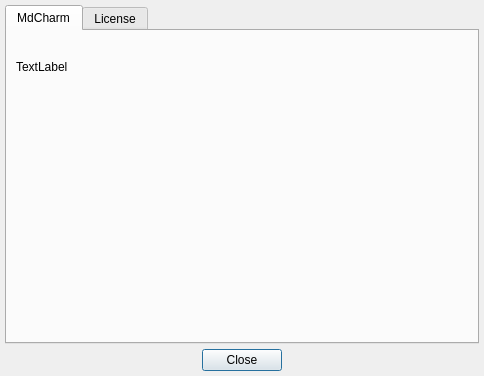
<?xml version="1.0" encoding="UTF-8"?>
<ui version="4.0">
 <class>AboutMdCharmDialog</class>
 <widget class="QDialog" name="AboutMdCharmDialog">
  <property name="geometry">
   <rect>
    <x>0</x>
    <y>0</y>
    <width>484</width>
    <height>376</height>
   </rect>
  </property>
  <property name="windowTitle">
   <string>About MdCharm...</string>
  </property>
  <layout class="QVBoxLayout" name="verticalLayout">
   <property name="spacing">
    <number>5</number>
   </property>
   <property name="margin">
    <number>5</number>
   </property>
   <item>
    <widget class="QTabWidget" name="infoTabWidget">
     <property name="currentIndex">
      <number>0</number>
     </property>
     <widget class="QWidget" name="tab">
      <attribute name="title">
       <string>MdCharm</string>
      </attribute>
      <layout class="QVBoxLayout" name="verticalLayout_2">
       <item>
        <widget class="QLabel" name="logoLabel">
         <property name="text">
          <string/>
         </property>
         <property name="pixmap">
          <pixmap resource="../../res/MdCharm.qrc">:/mdcharm-splash.png</pixmap>
         </property>
         <property name="scaledContents">
          <bool>true</bool>
         </property>
        </widget>
       </item>
       <item>
        <widget class="QLabel" name="versionLabel">
         <property name="text">
          <string>TextLabel</string>
         </property>
         <property name="wordWrap">
          <bool>true</bool>
         </property>
        </widget>
       </item>
       <item>
        <spacer name="verticalSpacer">
         <property name="orientation">
          <enum>Qt::Vertical</enum>
         </property>
         <property name="sizeHint" stdset="0">
          <size>
           <width>20</width>
           <height>40</height>
          </size>
         </property>
        </spacer>
       </item>
      </layout>
     </widget>
     <widget class="QWidget" name="Licenseab">
      <attribute name="title">
       <string>License</string>
      </attribute>
      <layout class="QVBoxLayout" name="verticalLayout_3">
       <property name="spacing">
        <number>0</number>
       </property>
       <property name="margin">
        <number>0</number>
       </property>
       <item>
        <widget class="QPlainTextEdit" name="licensePlainTextEdit">
         <property name="acceptDrops">
          <bool>false</bool>
         </property>
         <property name="frameShape">
          <enum>QFrame::NoFrame</enum>
         </property>
         <property name="undoRedoEnabled">
          <bool>false</bool>
         </property>
         <property name="readOnly">
          <bool>true</bool>
         </property>
         <property name="plainText">
          <string>PCRE LICENCE
------------

PCRE is a library of functions to support regular expressions whose syntax
and semantics are as close as possible to those of the Perl 5 language.

Release 8 of PCRE is distributed under the terms of the &quot;BSD&quot; licence, as
specified below. The documentation for PCRE, supplied in the &quot;doc&quot;
directory, is distributed under the same terms as the software itself.

The basic library functions are written in C and are freestanding. Also
included in the distribution is a set of C++ wrapper functions, and a
just-in-time compiler that can be used to optimize pattern matching. These
are both optional features that can be omitted when the library is built.


THE BASIC LIBRARY FUNCTIONS
---------------------------

Written by:       Philip Hazel
Email local part: ph10
Email domain:     cam.ac.uk

University of Cambridge Computing Service,
Cambridge, England.

Copyright (c) 1997-2012 University of Cambridge
All rights reserved.


PCRE JUST-IN-TIME COMPILATION SUPPORT
-------------------------------------

Written by:       Zoltan Herczeg
Email local part: hzmester
Emain domain:     freemail.hu

Copyright(c) 2010-2012 Zoltan Herczeg
All rights reserved.


STACK-LESS JUST-IN-TIME COMPILER
--------------------------------

Written by:       Zoltan Herczeg
Email local part: hzmester
Emain domain:     freemail.hu

Copyright(c) 2009-2012 Zoltan Herczeg
All rights reserved.


THE C++ WRAPPER FUNCTIONS
-------------------------

Contributed by:   Google Inc.

Copyright (c) 2007-2012, Google Inc.
All rights reserved.


THE &quot;BSD&quot; LICENCE
-----------------

Redistribution and use in source and binary forms, with or without
modification, are permitted provided that the following conditions are met:

    * Redistributions of source code must retain the above copyright notice,
      this list of conditions and the following disclaimer.

    * Redistributions in binary form must reproduce the above copyright
      notice, this list of conditions and the following disclaimer in the
      documentation and/or other materials provided with the distribution.

    * Neither the name of the University of Cambridge nor the name of Google
      Inc. nor the names of their contributors may be used to endorse or
      promote products derived from this software without specific prior
      written permission.

THIS SOFTWARE IS PROVIDED BY THE COPYRIGHT HOLDERS AND CONTRIBUTORS &quot;AS IS&quot;
AND ANY EXPRESS OR IMPLIED WARRANTIES, INCLUDING, BUT NOT LIMITED TO, THE
IMPLIED WARRANTIES OF MERCHANTABILITY AND FITNESS FOR A PARTICULAR PURPOSE
ARE DISCLAIMED. IN NO EVENT SHALL THE COPYRIGHT OWNER OR CONTRIBUTORS BE
LIABLE FOR ANY DIRECT, INDIRECT, INCIDENTAL, SPECIAL, EXEMPLARY, OR
CONSEQUENTIAL DAMAGES (INCLUDING, BUT NOT LIMITED TO, PROCUREMENT OF
SUBSTITUTE GOODS OR SERVICES; LOSS OF USE, DATA, OR PROFITS; OR BUSINESS
INTERRUPTION) HOWEVER CAUSED AND ON ANY THEORY OF LIABILITY, WHETHER IN
CONTRACT, STRICT LIABILITY, OR TORT (INCLUDING NEGLIGENCE OR OTHERWISE)
ARISING IN ANY WAY OUT OF THE USE OF THIS SOFTWARE, EVEN IF ADVISED OF THE
POSSIBILITY OF SUCH DAMAGE.

End





SUNDOWN LICENCE
---------------
Permission to use, copy, modify, and distribute this software for any purpose with or without fee is hereby granted, provided that the above copyright notice and this permission notice appear in all copies.

THE SOFTWARE IS PROVIDED &quot;AS IS&quot; AND THE AUTHOR DISCLAIMS ALL WARRANTIES WITH REGARD TO THIS SOFTWARE INCLUDING ALL IMPLIED WARRANTIES OF MERCHANTABILITY AND FITNESS. IN NO EVENT SHALL THE AUTHOR BE LIABLE FOR ANY SPECIAL, DIRECT, INDIRECT, OR CONSEQUENTIAL DAMAGES OR ANY DAMAGES WHATSOEVER RESULTING FROM LOSS OF USE, DATA OR PROFITS, WHETHER IN AN ACTION OF CONTRACT, NEGLIGENCE OR OTHER TORTIOUS ACTION, ARISING OUT OF OR IN CONNECTION WITH THE USE OR PERFORMANCE OF THIS SOFTWARE.

en_GB.dic en_GB.aff
-------------------
This dictionary was initially based on a subset of the 
original English wordlist created by Kevin Atkinson for 
Pspell and  Aspell and thus is covered by his original 
LGPL licence. 

It has been extensively updated by David Bartlett, Brian Kelk
and Andrew Brown:
- numerous Americanism have been removed
- numerous American spellings have been corrected
- missing words have been added
- many errors have been corrected
- compound hyphenated words have been added where appropriate

Valuable inputs to this process were received from many other 
people - far too numerous to name. Serious thanks to you all
for your greatly appreciated help.

This word list is intended to be a good representation of
current modern British English and thus it should be a good 
basis for Commonwealth English in most countries of the world 
outside North America.

The affix file has been created completely from scratch
by David Bartlett and Andrew Brown, based on the published 
rules for MySpell and is also provided under the LGPL.

In creating the affix rules an attempt has been made to 
reproduce the most general rules for English word
formation, rather than merely use it as a means to
compress the size of the dictionary. It is hoped that this
will facilitate future localisation to other variants of
English.

Please let David Bartlett &lt;dwb@openoffice.org&gt; know of any 
errors that you find.

The current release is R 1.18, 11/04/05

en_US.dic en_US.aff
-------------------
2006-02-07 release.
--
This dictionary is based on a subset of the original
English wordlist created by Kevin Atkinson for Pspell 
and  Aspell and thus is covered by his original 
LGPL license.  The affix file is a heavily modified
version of the original english.aff file which was
released as part of Geoff Kuenning's Ispell and as 
such is covered by his BSD license.

Thanks to both authors for there wonderful work.

ChangeLog

2006-02-07 nemeth AT OOo

Issue 48060 - add ordinal numbers with COMPOUNDRULE (1st, 11th, 101st etc.)
Issue 29112, 55498 - add NOSUGGEST flags to taboo words
Issue 56755 - add sequitor (non sequitor)
Issue 50616 - add open source words (GNOME, KDE, OOo, OpenOffice.org)
Issue 56389 - add Mozilla words (Mozilla, Firefox, Thunderbird)
Issue 29110 - add okay
Issue 58468 - add advisors
Issue 58708 - add hiragana &amp; katakana
Issue 60240 - add arginine, histidine, monovalent, polymorphism, pyroelectric, pyroelectricity

2005-11-01 dnaber AT OOo

Issue 25797 - add proven, advisor, etc.

-----

HUNSPELL LICENSE
----------------
/* ***** BEGIN LICENSE BLOCK *****
 * Version: MPL 1.1/GPL 2.0/LGPL 2.1
 *
 * The contents of this file are subject to the Mozilla Public License Version
 * 1.1 (the &quot;License&quot;); you may not use this file except in compliance with
 * the License. You may obtain a copy of the License at
 * http://www.mozilla.org/MPL/
 *
 * Software distributed under the License is distributed on an &quot;AS IS&quot; basis,
 * WITHOUT WARRANTY OF ANY KIND, either express or implied. See the License
 * for the specific language governing rights and limitations under the
 * License.
 *
 * The Original Code is Hunspell, based on MySpell.
 *
 * The Initial Developers of the Original Code are
 * Kevin Hendricks (MySpell) and Németh László (Hunspell).
 * Portions created by the Initial Developers are Copyright (C) 2002-2005
 * the Initial Developers. All Rights Reserved.
 *
 * Contributor(s):
 * David Einstein 
 * Davide Prina
 * Giuseppe Modugno 
 * Gianluca Turconi
 * Simon Brouwer
 * Noll János
 * Bíró Árpád
 * Goldman Eleonóra
 * Sarlós Tamás
 * Bencsáth Boldizsár
 * Halácsy Péter
 * Dvornik László
 * Gefferth András
 * Nagy Viktor
 * Varga Dániel
 * Chris Halls
 * Rene Engelhard
 * Bram Moolenaar
 * Dafydd Jones
 * Harri Pitkänen
 *
 * Alternatively, the contents of this file may be used under the terms of
 * either the GNU General Public License Version 2 or later (the &quot;GPL&quot;), or
 * the GNU Lesser General Public License Version 2.1 or later (the &quot;LGPL&quot;),
 * in which case the provisions of the GPL or the LGPL are applicable instead
 * of those above. If you wish to allow use of your version of this file only
 * under the terms of either the GPL or the LGPL, and not to allow others to
 * use your version of this file under the terms of the MPL, indicate your
 * decision by deleting the provisions above and replace them with the notice
 * and other provisions required by the GPL or the LGPL. If you do not delete
 * the provisions above, a recipient may use your version of this file under
 * the terms of any one of the MPL, the GPL or the LGPL.
 *
 * ***** END LICENSE BLOCK ***** */

Peg-MultiMarkdown
-----------------
Title:	License Agreement

peg-multimarkdown
portions Copyright (c) 2010-2013 Fletcher T. Penney

based on:
markdown in c, implemented using PEG grammar
Copyright (c) 2008-2011 John MacFarlane
ODF output code (c) 2011-2013 Fletcher T. Penney

peg-markdown is released under both the GPL and MIT licenses.
You may pick the license that best fits your needs.

Additional MultiMarkdown files
Copyright (c) 2005-2013 Fletcher T. Penney
Copyright (c) 2011 Daniel Jalkut, licensed explicitly MIT.

Modifications to remove reliance on Glib2
Copyright (c) 2011 Daniel Jalkut, licensed explicitly MIT.

The MIT License

Permission is hereby granted, free of charge, to any person obtaining a copy
of this software and associated documentation files (the &quot;Software&quot;), to deal
in the Software without restriction, including without limitation the rights
to use, copy, modify, merge, publish, distribute, sublicense, and/or sell
copies of the Software, and to permit persons to whom the Software is
furnished to do so, subject to the following conditions:

The above copyright notice and this permission notice shall be included in
all copies or substantial portions of the Software.

THE SOFTWARE IS PROVIDED &quot;AS IS&quot;, WITHOUT WARRANTY OF ANY KIND, EXPRESS OR
IMPLIED, INCLUDING BUT NOT LIMITED TO THE WARRANTIES OF MERCHANTABILITY,
FITNESS FOR A PARTICULAR PURPOSE AND NONINFRINGEMENT. IN NO EVENT SHALL THE
AUTHORS OR COPYRIGHT HOLDERS BE LIABLE FOR ANY CLAIM, DAMAGES OR OTHER
LIABILITY, WHETHER IN AN ACTION OF CONTRACT, TORT OR OTHERWISE, ARISING FROM,
OUT OF OR IN CONNECTION WITH THE SOFTWARE OR THE USE OR OTHER DEALINGS IN
THE SOFTWARE.

* * * * * * * * * * * * * * * * * * * * * * * * * * * * * * * * * * * * *

peg-0.1.4 (included for convenience - http://piumarta.com/software/peg/)

Copyright (c) 2007 by Ian Piumarta
All rights reserved.

Permission is hereby granted, free of charge, to any person obtaining a
copy of this software and associated documentation files (the 'Software'),
to deal in the Software without restriction, including without limitation
the rights to use, copy, modify, merge, publish, distribute, and/or sell
copies of the Software, and to permit persons to whom the Software is
furnished to do so, provided that the above copyright notice(s) and this
permission notice appear in all copies of the Software.  Acknowledgement
of the use of this Software in supporting documentation would be
appreciated but is not required.

THE SOFTWARE IS PROVIDED 'AS IS'.  USE ENTIRELY AT YOUR OWN RISK.


QT
--
		  GNU LESSER GENERAL PUBLIC LICENSE
		       Version 2.1, February 1999

 Copyright (C) 1991, 1999 Free Software Foundation, Inc.
 51 Franklin Street, Fifth Floor, Boston, MA  02110-1301  USA
 Everyone is permitted to copy and distribute verbatim copies
 of this license document, but changing it is not allowed.

[This is the first released version of the Lesser GPL.  It also counts
 as the successor of the GNU Library Public License, version 2, hence
 the version number 2.1.]

			    Preamble

  The licenses for most software are designed to take away your
freedom to share and change it.  By contrast, the GNU General Public
Licenses are intended to guarantee your freedom to share and change
free software--to make sure the software is free for all its users.

  This license, the Lesser General Public License, applies to some
specially designated software packages--typically libraries--of the
Free Software Foundation and other authors who decide to use it.  You
can use it too, but we suggest you first think carefully about whether
this license or the ordinary General Public License is the better
strategy to use in any particular case, based on the explanations below.

  When we speak of free software, we are referring to freedom of use,
not price.  Our General Public Licenses are designed to make sure that
you have the freedom to distribute copies of free software (and charge
for this service if you wish); that you receive source code or can get
it if you want it; that you can change the software and use pieces of
it in new free programs; and that you are informed that you can do
these things.

  To protect your rights, we need to make restrictions that forbid
distributors to deny you these rights or to ask you to surrender these
rights.  These restrictions translate to certain responsibilities for
you if you distribute copies of the library or if you modify it.

  For example, if you distribute copies of the library, whether gratis
or for a fee, you must give the recipients all the rights that we gave
you.  You must make sure that they, too, receive or can get the source
code.  If you link other code with the library, you must provide
complete object files to the recipients, so that they can relink them
with the library after making changes to the library and recompiling
it.  And you must show them these terms so they know their rights.

  We protect your rights with a two-step method: (1) we copyright the
library, and (2) we offer you this license, which gives you legal
permission to copy, distribute and/or modify the library.

  To protect each distributor, we want to make it very clear that
there is no warranty for the free library.  Also, if the library is
modified by someone else and passed on, the recipients should know
that what they have is not the original version, so that the original
author's reputation will not be affected by problems that might be
introduced by others.

  Finally, software patents pose a constant threat to the existence of
any free program.  We wish to make sure that a company cannot
effectively restrict the users of a free program by obtaining a
restrictive license from a patent holder.  Therefore, we insist that
any patent license obtained for a version of the library must be
consistent with the full freedom of use specified in this license.

  Most GNU software, including some libraries, is covered by the
ordinary GNU General Public License.  This license, the GNU Lesser
General Public License, applies to certain designated libraries, and
is quite different from the ordinary General Public License.  We use
this license for certain libraries in order to permit linking those
libraries into non-free programs.

  When a program is linked with a library, whether statically or using
a shared library, the combination of the two is legally speaking a
combined work, a derivative of the original library.  The ordinary
General Public License therefore permits such linking only if the
entire combination fits its criteria of freedom.  The Lesser General
Public License permits more lax criteria for linking other code with
the library.

  We call this license the &quot;Lesser&quot; General Public License because it
does Less to protect the user's freedom than the ordinary General
Public License.  It also provides other free software developers Less
of an advantage over competing non-free programs.  These disadvantages
are the reason we use the ordinary General Public License for many
libraries.  However, the Lesser license provides advantages in certain
special circumstances.

  For example, on rare occasions, there may be a special need to
encourage the widest possible use of a certain library, so that it becomes
a de-facto standard.  To achieve this, non-free programs must be
allowed to use the library.  A more frequent case is that a free
library does the same job as widely used non-free libraries.  In this
case, there is little to gain by limiting the free library to free
software only, so we use the Lesser General Public License.

  In other cases, permission to use a particular library in non-free
programs enables a greater number of people to use a large body of
free software.  For example, permission to use the GNU C Library in
non-free programs enables many more people to use the whole GNU
operating system, as well as its variant, the GNU/Linux operating
system.

  Although the Lesser General Public License is Less protective of the
users' freedom, it does ensure that the user of a program that is
linked with the Library has the freedom and the wherewithal to run
that program using a modified version of the Library.

  The precise terms and conditions for copying, distribution and
modification follow.  Pay close attention to the difference between a
&quot;work based on the library&quot; and a &quot;work that uses the library&quot;.  The
former contains code derived from the library, whereas the latter must
be combined with the library in order to run.

		  GNU LESSER GENERAL PUBLIC LICENSE
   TERMS AND CONDITIONS FOR COPYING, DISTRIBUTION AND MODIFICATION

  0. This License Agreement applies to any software library or other
program which contains a notice placed by the copyright holder or
other authorized party saying it may be distributed under the terms of
this Lesser General Public License (also called &quot;this License&quot;).
Each licensee is addressed as &quot;you&quot;.

  A &quot;library&quot; means a collection of software functions and/or data
prepared so as to be conveniently linked with application programs
(which use some of those functions and data) to form executables.

  The &quot;Library&quot;, below, refers to any such software library or work
which has been distributed under these terms.  A &quot;work based on the
Library&quot; means either the Library or any derivative work under
copyright law: that is to say, a work containing the Library or a
portion of it, either verbatim or with modifications and/or translated
straightforwardly into another language.  (Hereinafter, translation is
included without limitation in the term &quot;modification&quot;.)

  &quot;Source code&quot; for a work means the preferred form of the work for
making modifications to it.  For a library, complete source code means
all the source code for all modules it contains, plus any associated
interface definition files, plus the scripts used to control compilation
and installation of the library.

  Activities other than copying, distribution and modification are not
covered by this License; they are outside its scope.  The act of
running a program using the Library is not restricted, and output from
such a program is covered only if its contents constitute a work based
on the Library (independent of the use of the Library in a tool for
writing it).  Whether that is true depends on what the Library does
and what the program that uses the Library does.
  
  1. You may copy and distribute verbatim copies of the Library's
complete source code as you receive it, in any medium, provided that
you conspicuously and appropriately publish on each copy an
appropriate copyright notice and disclaimer of warranty; keep intact
all the notices that refer to this License and to the absence of any
warranty; and distribute a copy of this License along with the
Library.

  You may charge a fee for the physical act of transferring a copy,
and you may at your option offer warranty protection in exchange for a
fee.

  2. You may modify your copy or copies of the Library or any portion
of it, thus forming a work based on the Library, and copy and
distribute such modifications or work under the terms of Section 1
above, provided that you also meet all of these conditions:

    a) The modified work must itself be a software library.

    b) You must cause the files modified to carry prominent notices
    stating that you changed the files and the date of any change.

    c) You must cause the whole of the work to be licensed at no
    charge to all third parties under the terms of this License.

    d) If a facility in the modified Library refers to a function or a
    table of data to be supplied by an application program that uses
    the facility, other than as an argument passed when the facility
    is invoked, then you must make a good faith effort to ensure that,
    in the event an application does not supply such function or
    table, the facility still operates, and performs whatever part of
    its purpose remains meaningful.

    (For example, a function in a library to compute square roots has
    a purpose that is entirely well-defined independent of the
    application.  Therefore, Subsection 2d requires that any
    application-supplied function or table used by this function must
    be optional: if the application does not supply it, the square
    root function must still compute square roots.)

These requirements apply to the modified work as a whole.  If
identifiable sections of that work are not derived from the Library,
and can be reasonably considered independent and separate works in
themselves, then this License, and its terms, do not apply to those
sections when you distribute them as separate works.  But when you
distribute the same sections as part of a whole which is a work based
on the Library, the distribution of the whole must be on the terms of
this License, whose permissions for other licensees extend to the
entire whole, and thus to each and every part regardless of who wrote
it.

Thus, it is not the intent of this section to claim rights or contest
your rights to work written entirely by you; rather, the intent is to
exercise the right to control the distribution of derivative or
collective works based on the Library.

In addition, mere aggregation of another work not based on the Library
with the Library (or with a work based on the Library) on a volume of
a storage or distribution medium does not bring the other work under
the scope of this License.

  3. You may opt to apply the terms of the ordinary GNU General Public
License instead of this License to a given copy of the Library.  To do
this, you must alter all the notices that refer to this License, so
that they refer to the ordinary GNU General Public License, version 2,
instead of to this License.  (If a newer version than version 2 of the
ordinary GNU General Public License has appeared, then you can specify
that version instead if you wish.)  Do not make any other change in
these notices.

  Once this change is made in a given copy, it is irreversible for
that copy, so the ordinary GNU General Public License applies to all
subsequent copies and derivative works made from that copy.

  This option is useful when you wish to copy part of the code of
the Library into a program that is not a library.

  4. You may copy and distribute the Library (or a portion or
derivative of it, under Section 2) in object code or executable form
under the terms of Sections 1 and 2 above provided that you accompany
it with the complete corresponding machine-readable source code, which
must be distributed under the terms of Sections 1 and 2 above on a
medium customarily used for software interchange.

  If distribution of object code is made by offering access to copy
from a designated place, then offering equivalent access to copy the
source code from the same place satisfies the requirement to
distribute the source code, even though third parties are not
compelled to copy the source along with the object code.

  5. A program that contains no derivative of any portion of the
Library, but is designed to work with the Library by being compiled or
linked with it, is called a &quot;work that uses the Library&quot;.  Such a
work, in isolation, is not a derivative work of the Library, and
therefore falls outside the scope of this License.

  However, linking a &quot;work that uses the Library&quot; with the Library
creates an executable that is a derivative of the Library (because it
contains portions of the Library), rather than a &quot;work that uses the
library&quot;.  The executable is therefore covered by this License.
Section 6 states terms for distribution of such executables.

  When a &quot;work that uses the Library&quot; uses material from a header file
that is part of the Library, the object code for the work may be a
derivative work of the Library even though the source code is not.
Whether this is true is especially significant if the work can be
linked without the Library, or if the work is itself a library.  The
threshold for this to be true is not precisely defined by law.

  If such an object file uses only numerical parameters, data
structure layouts and accessors, and small macros and small inline
functions (ten lines or less in length), then the use of the object
file is unrestricted, regardless of whether it is legally a derivative
work.  (Executables containing this object code plus portions of the
Library will still fall under Section 6.)

  Otherwise, if the work is a derivative of the Library, you may
distribute the object code for the work under the terms of Section 6.
Any executables containing that work also fall under Section 6,
whether or not they are linked directly with the Library itself.

  6. As an exception to the Sections above, you may also combine or
link a &quot;work that uses the Library&quot; with the Library to produce a
work containing portions of the Library, and distribute that work
under terms of your choice, provided that the terms permit
modification of the work for the customer's own use and reverse
engineering for debugging such modifications.

  You must give prominent notice with each copy of the work that the
Library is used in it and that the Library and its use are covered by
this License.  You must supply a copy of this License.  If the work
during execution displays copyright notices, you must include the
copyright notice for the Library among them, as well as a reference
directing the user to the copy of this License.  Also, you must do one
of these things:

    a) Accompany the work with the complete corresponding
    machine-readable source code for the Library including whatever
    changes were used in the work (which must be distributed under
    Sections 1 and 2 above); and, if the work is an executable linked
    with the Library, with the complete machine-readable &quot;work that
    uses the Library&quot;, as object code and/or source code, so that the
    user can modify the Library and then relink to produce a modified
    executable containing the modified Library.  (It is understood
    that the user who changes the contents of definitions files in the
    Library will not necessarily be able to recompile the application
    to use the modified definitions.)

    b) Use a suitable shared library mechanism for linking with the
    Library.  A suitable mechanism is one that (1) uses at run time a
    copy of the library already present on the user's computer system,
    rather than copying library functions into the executable, and (2)
    will operate properly with a modified version of the library, if
    the user installs one, as long as the modified version is
    interface-compatible with the version that the work was made with.

    c) Accompany the work with a written offer, valid for at
    least three years, to give the same user the materials
    specified in Subsection 6a, above, for a charge no more
    than the cost of performing this distribution.

    d) If distribution of the work is made by offering access to copy
    from a designated place, offer equivalent access to copy the above
    specified materials from the same place.

    e) Verify that the user has already received a copy of these
    materials or that you have already sent this user a copy.

  For an executable, the required form of the &quot;work that uses the
Library&quot; must include any data and utility programs needed for
reproducing the executable from it.  However, as a special exception,
the materials to be distributed need not include anything that is
normally distributed (in either source or binary form) with the major
components (compiler, kernel, and so on) of the operating system on
which the executable runs, unless that component itself accompanies
the executable.

  It may happen that this requirement contradicts the license
restrictions of other proprietary libraries that do not normally
accompany the operating system.  Such a contradiction means you cannot
use both them and the Library together in an executable that you
distribute.

  7. You may place library facilities that are a work based on the
Library side-by-side in a single library together with other library
facilities not covered by this License, and distribute such a combined
library, provided that the separate distribution of the work based on
the Library and of the other library facilities is otherwise
permitted, and provided that you do these two things:

    a) Accompany the combined library with a copy of the same work
    based on the Library, uncombined with any other library
    facilities.  This must be distributed under the terms of the
    Sections above.

    b) Give prominent notice with the combined library of the fact
    that part of it is a work based on the Library, and explaining
    where to find the accompanying uncombined form of the same work.

  8. You may not copy, modify, sublicense, link with, or distribute
the Library except as expressly provided under this License.  Any
attempt otherwise to copy, modify, sublicense, link with, or
distribute the Library is void, and will automatically terminate your
rights under this License.  However, parties who have received copies,
or rights, from you under this License will not have their licenses
terminated so long as such parties remain in full compliance.

  9. You are not required to accept this License, since you have not
signed it.  However, nothing else grants you permission to modify or
distribute the Library or its derivative works.  These actions are
prohibited by law if you do not accept this License.  Therefore, by
modifying or distributing the Library (or any work based on the
Library), you indicate your acceptance of this License to do so, and
all its terms and conditions for copying, distributing or modifying
the Library or works based on it.

  10. Each time you redistribute the Library (or any work based on the
Library), the recipient automatically receives a license from the
original licensor to copy, distribute, link with or modify the Library
subject to these terms and conditions.  You may not impose any further
restrictions on the recipients' exercise of the rights granted herein.
You are not responsible for enforcing compliance by third parties with
this License.

  11. If, as a consequence of a court judgment or allegation of patent
infringement or for any other reason (not limited to patent issues),
conditions are imposed on you (whether by court order, agreement or
otherwise) that contradict the conditions of this License, they do not
excuse you from the conditions of this License.  If you cannot
distribute so as to satisfy simultaneously your obligations under this
License and any other pertinent obligations, then as a consequence you
may not distribute the Library at all.  For example, if a patent
license would not permit royalty-free redistribution of the Library by
all those who receive copies directly or indirectly through you, then
the only way you could satisfy both it and this License would be to
refrain entirely from distribution of the Library.

If any portion of this section is held invalid or unenforceable under any
particular circumstance, the balance of the section is intended to apply,
and the section as a whole is intended to apply in other circumstances.

It is not the purpose of this section to induce you to infringe any
patents or other property right claims or to contest validity of any
such claims; this section has the sole purpose of protecting the
integrity of the free software distribution system which is
implemented by public license practices.  Many people have made
generous contributions to the wide range of software distributed
through that system in reliance on consistent application of that
system; it is up to the author/donor to decide if he or she is willing
to distribute software through any other system and a licensee cannot
impose that choice.

This section is intended to make thoroughly clear what is believed to
be a consequence of the rest of this License.

  12. If the distribution and/or use of the Library is restricted in
certain countries either by patents or by copyrighted interfaces, the
original copyright holder who places the Library under this License may add
an explicit geographical distribution limitation excluding those countries,
so that distribution is permitted only in or among countries not thus
excluded.  In such case, this License incorporates the limitation as if
written in the body of this License.

  13. The Free Software Foundation may publish revised and/or new
versions of the Lesser General Public License from time to time.
Such new versions will be similar in spirit to the present version,
but may differ in detail to address new problems or concerns.

Each version is given a distinguishing version number.  If the Library
specifies a version number of this License which applies to it and
&quot;any later version&quot;, you have the option of following the terms and
conditions either of that version or of any later version published by
the Free Software Foundation.  If the Library does not specify a
license version number, you may choose any version ever published by
the Free Software Foundation.

  14. If you wish to incorporate parts of the Library into other free
programs whose distribution conditions are incompatible with these,
write to the author to ask for permission.  For software which is
copyrighted by the Free Software Foundation, write to the Free
Software Foundation; we sometimes make exceptions for this.  Our
decision will be guided by the two goals of preserving the free status
of all derivatives of our free software and of promoting the sharing
and reuse of software generally.

			    NO WARRANTY

  15. BECAUSE THE LIBRARY IS LICENSED FREE OF CHARGE, THERE IS NO
WARRANTY FOR THE LIBRARY, TO THE EXTENT PERMITTED BY APPLICABLE LAW.
EXCEPT WHEN OTHERWISE STATED IN WRITING THE COPYRIGHT HOLDERS AND/OR
OTHER PARTIES PROVIDE THE LIBRARY &quot;AS IS&quot; WITHOUT WARRANTY OF ANY
KIND, EITHER EXPRESSED OR IMPLIED, INCLUDING, BUT NOT LIMITED TO, THE
IMPLIED WARRANTIES OF MERCHANTABILITY AND FITNESS FOR A PARTICULAR
PURPOSE.  THE ENTIRE RISK AS TO THE QUALITY AND PERFORMANCE OF THE
LIBRARY IS WITH YOU.  SHOULD THE LIBRARY PROVE DEFECTIVE, YOU ASSUME
THE COST OF ALL NECESSARY SERVICING, REPAIR OR CORRECTION.

  16. IN NO EVENT UNLESS REQUIRED BY APPLICABLE LAW OR AGREED TO IN
WRITING WILL ANY COPYRIGHT HOLDER, OR ANY OTHER PARTY WHO MAY MODIFY
AND/OR REDISTRIBUTE THE LIBRARY AS PERMITTED ABOVE, BE LIABLE TO YOU
FOR DAMAGES, INCLUDING ANY GENERAL, SPECIAL, INCIDENTAL OR
CONSEQUENTIAL DAMAGES ARISING OUT OF THE USE OR INABILITY TO USE THE
LIBRARY (INCLUDING BUT NOT LIMITED TO LOSS OF DATA OR DATA BEING
RENDERED INACCURATE OR LOSSES SUSTAINED BY YOU OR THIRD PARTIES OR A
FAILURE OF THE LIBRARY TO OPERATE WITH ANY OTHER SOFTWARE), EVEN IF
SUCH HOLDER OR OTHER PARTY HAS BEEN ADVISED OF THE POSSIBILITY OF SUCH
DAMAGES.

		     END OF TERMS AND CONDITIONS

           How to Apply These Terms to Your New Libraries

  If you develop a new library, and you want it to be of the greatest
possible use to the public, we recommend making it free software that
everyone can redistribute and change.  You can do so by permitting
redistribution under these terms (or, alternatively, under the terms of the
ordinary General Public License).

  To apply these terms, attach the following notices to the library.  It is
safest to attach them to the start of each source file to most effectively
convey the exclusion of warranty; and each file should have at least the
&quot;copyright&quot; line and a pointer to where the full notice is found.

    &lt;one line to give the library's name and a brief idea of what it does.&gt;
    Copyright (C) &lt;year&gt;  &lt;name of author&gt;

    This library is free software; you can redistribute it and/or
    modify it under the terms of the GNU Lesser General Public
    License as published by the Free Software Foundation; either
    version 2.1 of the License, or (at your option) any later version.

    This library is distributed in the hope that it will be useful,
    but WITHOUT ANY WARRANTY; without even the implied warranty of
    MERCHANTABILITY or FITNESS FOR A PARTICULAR PURPOSE.  See the GNU
    Lesser General Public License for more details.

    You should have received a copy of the GNU Lesser General Public
    License along with this library; if not, write to the Free Software
    Foundation, Inc., 51 Franklin Street, Fifth Floor, Boston, MA  02110-1301  USA

Also add information on how to contact you by electronic and paper mail.

You should also get your employer (if you work as a programmer) or your
school, if any, to sign a &quot;copyright disclaimer&quot; for the library, if
necessary.  Here is a sample; alter the names:

  Yoyodyne, Inc., hereby disclaims all copyright interest in the
  library `Frob' (a library for tweaking knobs) written by James Random Hacker.

  &lt;signature of Ty Coon&gt;, 1 April 1990
  Ty Coon, President of Vice

That's all there is to it!


</string>
         </property>
        </widget>
       </item>
      </layout>
     </widget>
    </widget>
   </item>
   <item>
    <layout class="QHBoxLayout" name="horizontalLayout">
     <item>
      <spacer name="horizontalSpacer">
       <property name="orientation">
        <enum>Qt::Horizontal</enum>
       </property>
       <property name="sizeHint" stdset="0">
        <size>
         <width>40</width>
         <height>20</height>
        </size>
       </property>
      </spacer>
     </item>
     <item>
      <widget class="QPushButton" name="closePushButton">
       <property name="text">
        <string>Close</string>
       </property>
      </widget>
     </item>
     <item>
      <spacer name="horizontalSpacer_2">
       <property name="orientation">
        <enum>Qt::Horizontal</enum>
       </property>
       <property name="sizeHint" stdset="0">
        <size>
         <width>40</width>
         <height>20</height>
        </size>
       </property>
      </spacer>
     </item>
    </layout>
   </item>
  </layout>
 </widget>
 <resources>
  <include location="../../res/MdCharm.qrc"/>
 </resources>
 <connections/>
</ui>
